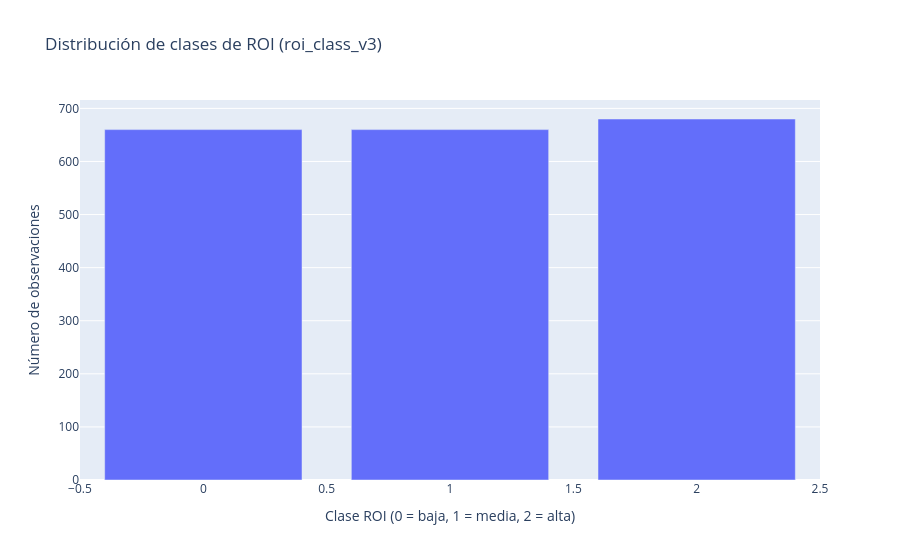

Write notebook code for a chart like this one.
### Markdown cell above
## Balanceo de clases con ayuda de class_roi_v3

### Code cell
fig = px.bar(
    df["roi_class_v3"].value_counts()
      .sort_index()
      .reset_index(),
    x="roi_class_v3",
    y="count",
    title="Distribución de clases de ROI (roi_class_v3)",
    labels={
        "roi_class_v3": "Clase ROI (0 = baja, 1 = media, 2 = alta)",
        "count": "Número de observaciones"
    }
)

fig.show()

### Figure 1 — Plotly figure (JSON) as saved in the notebook; plotly's stock layout.template omitted (floating-point values rounded to 4 significant figures)
{"data": [{"hovertemplate": "Clase ROI (0 = baja, 1 = media, 2 = alta)=%{x}<br>Número de observaciones=%{y}<extra></extra>", "legendgroup": "", "marker": {"color": "#636efa", "pattern": {"shape": ""}}, "name": "", "orientation": "v", "showlegend": false, "textposition": "auto", "type": "bar", "x": [0, 1, 2], "xaxis": "x", "y": [660, 660, 680], "yaxis": "y"}], "layout": {"barmode": "relative", "legend": {"tracegroupgap": 0}, "title": {"text": "Distribución de clases de ROI (roi_class_v3)"}, "xaxis": {"anchor": "y", "domain": [0, 1], "title": {"text": "Clase ROI (0 = baja, 1 = media, 2 = alta)"}}, "yaxis": {"anchor": "x", "domain": [0, 1], "title": {"text": "Número de observaciones"}}}}
